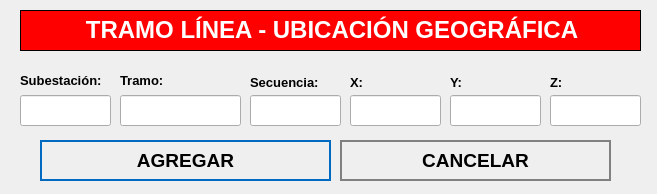
<?xml version="1.0" encoding="UTF-8"?>
<ui version="4.0">
 <class>NewBook</class>
 <widget class="QWidget" name="NewBook">
  <property name="geometry">
   <rect>
    <x>0</x>
    <y>0</y>
    <width>657</width>
    <height>194</height>
   </rect>
  </property>
  <property name="windowTitle">
   <string>Nuevo Registro</string>
  </property>
  <property name="styleSheet">
   <string notr="true">QPushButton
{	
	height: 2em;
 	border-style: solid;
	border-width: 2px;
 	border-color: grey;
	font-weight: bold;
}

QPushButton:hover
{
   	background-color:grey;
	color:white;
}</string>
  </property>
  <widget class="QLabel" name="label">
   <property name="geometry">
    <rect>
     <x>20</x>
     <y>10</y>
     <width>621</width>
     <height>41</height>
    </rect>
   </property>
   <property name="font">
    <font>
     <underline>false</underline>
    </font>
   </property>
   <property name="autoFillBackground">
    <bool>false</bool>
   </property>
   <property name="styleSheet">
    <string notr="true">background-color: red;</string>
   </property>
   <property name="frameShape">
    <enum>QFrame::Box</enum>
   </property>
   <property name="text">
    <string>&lt;html&gt;&lt;head/&gt;&lt;body&gt;&lt;p align=&quot;center&quot;&gt;&lt;span style=&quot; font-size:18pt; font-weight:600; color:#ffffff;&quot;&gt;TRAMO LÍNEA - UBICACIÓN GEOGRÁFICA&lt;/span&gt;&lt;/p&gt;&lt;/body&gt;&lt;/html&gt;</string>
   </property>
  </widget>
  <widget class="QPushButton" name="addButton">
   <property name="geometry">
    <rect>
     <x>40</x>
     <y>140</y>
     <width>291</width>
     <height>41</height>
    </rect>
   </property>
   <property name="font">
    <font>
     <pointsize>14</pointsize>
     <weight>75</weight>
     <bold>true</bold>
    </font>
   </property>
   <property name="cursor">
    <cursorShape>PointingHandCursor</cursorShape>
   </property>
   <property name="styleSheet">
    <string notr="true">QPushButton
{	
	height: 2em;
 	border-style: solid;
	border-width: 2px;
 	border-color: #0069c0;
	font-weight: bold;
}

QPushButton:hover
{
   	background-color:#0069c0;
	color:white;
}</string>
   </property>
   <property name="text">
    <string>AGREGAR</string>
   </property>
   <property name="icon">
    <iconset>
     <normaloff>../assets/icons/add-icon.png</normaloff>../assets/icons/add-icon.png</iconset>
   </property>
   <property name="iconSize">
    <size>
     <width>30</width>
     <height>30</height>
    </size>
   </property>
   <property name="autoDefault">
    <bool>true</bool>
   </property>
   <property name="default">
    <bool>true</bool>
   </property>
   <property name="flat">
    <bool>true</bool>
   </property>
  </widget>
  <widget class="QPushButton" name="cancelButton">
   <property name="geometry">
    <rect>
     <x>340</x>
     <y>140</y>
     <width>271</width>
     <height>41</height>
    </rect>
   </property>
   <property name="font">
    <font>
     <pointsize>14</pointsize>
     <weight>75</weight>
     <bold>true</bold>
    </font>
   </property>
   <property name="cursor">
    <cursorShape>PointingHandCursor</cursorShape>
   </property>
   <property name="styleSheet">
    <string notr="true">QPushButton
{	
	height: 2em;
 	border-style: solid;
	border-width: 2px;
 	border-color: grey;
	font-weight: bold;
}

QPushButton:hover
{
   	background-color:grey;
	color:white;
}</string>
   </property>
   <property name="text">
    <string>CANCELAR</string>
   </property>
   <property name="icon">
    <iconset>
     <normaloff>../assets/icons/cancel-icon.png</normaloff>../assets/icons/cancel-icon.png</iconset>
   </property>
   <property name="iconSize">
    <size>
     <width>30</width>
     <height>30</height>
    </size>
   </property>
   <property name="autoDefault">
    <bool>true</bool>
   </property>
   <property name="default">
    <bool>true</bool>
   </property>
   <property name="flat">
    <bool>true</bool>
   </property>
  </widget>
  <widget class="QLineEdit" name="inputX">
   <property name="geometry">
    <rect>
     <x>350</x>
     <y>95</y>
     <width>91</width>
     <height>31</height>
    </rect>
   </property>
   <property name="font">
    <font>
     <pointsize>12</pointsize>
    </font>
   </property>
   <property name="maxLength">
    <number>14</number>
   </property>
  </widget>
  <widget class="QLabel" name="label_area_2">
   <property name="geometry">
    <rect>
     <x>120</x>
     <y>70</y>
     <width>121</width>
     <height>21</height>
    </rect>
   </property>
   <property name="text">
    <string>&lt;html&gt;&lt;head/&gt;&lt;body&gt;&lt;p&gt;&lt;span style=&quot; font-size:10pt; font-weight:600;&quot;&gt;Tramo:&lt;/span&gt;&lt;/p&gt;&lt;/body&gt;&lt;/html&gt;</string>
   </property>
  </widget>
  <widget class="QLabel" name="label_horaSalida_3">
   <property name="geometry">
    <rect>
     <x>450</x>
     <y>70</y>
     <width>81</width>
     <height>25</height>
    </rect>
   </property>
   <property name="text">
    <string>&lt;html&gt;&lt;head/&gt;&lt;body&gt;&lt;p&gt;&lt;span style=&quot; font-size:10pt; font-weight:600;&quot;&gt;Y:&lt;/span&gt;&lt;/p&gt;&lt;/body&gt;&lt;/html&gt;</string>
   </property>
  </widget>
  <widget class="QLineEdit" name="inputCodigo">
   <property name="geometry">
    <rect>
     <x>20</x>
     <y>95</y>
     <width>91</width>
     <height>31</height>
    </rect>
   </property>
   <property name="font">
    <font>
     <pointsize>12</pointsize>
    </font>
   </property>
  </widget>
  <widget class="QLabel" name="label_motivoVisita_3">
   <property name="geometry">
    <rect>
     <x>250</x>
     <y>70</y>
     <width>101</width>
     <height>25</height>
    </rect>
   </property>
   <property name="text">
    <string>&lt;html&gt;&lt;head/&gt;&lt;body&gt;&lt;p&gt;&lt;span style=&quot; font-size:10pt; font-weight:600;&quot;&gt;Secuencia:&lt;/span&gt;&lt;/p&gt;&lt;/body&gt;&lt;/html&gt;</string>
   </property>
  </widget>
  <widget class="QLabel" name="label_autoriza">
   <property name="geometry">
    <rect>
     <x>20</x>
     <y>70</y>
     <width>101</width>
     <height>21</height>
    </rect>
   </property>
   <property name="text">
    <string>&lt;html&gt;&lt;head/&gt;&lt;body&gt;&lt;p&gt;&lt;span style=&quot; font-size:10pt; font-weight:600;&quot;&gt;Subestación:&lt;/span&gt;&lt;/p&gt;&lt;/body&gt;&lt;/html&gt;</string>
   </property>
  </widget>
  <widget class="QLineEdit" name="inputSecuencia">
   <property name="geometry">
    <rect>
     <x>250</x>
     <y>95</y>
     <width>91</width>
     <height>31</height>
    </rect>
   </property>
   <property name="font">
    <font>
     <pointsize>12</pointsize>
    </font>
   </property>
  </widget>
  <widget class="QLineEdit" name="inputBarra">
   <property name="geometry">
    <rect>
     <x>120</x>
     <y>95</y>
     <width>121</width>
     <height>31</height>
    </rect>
   </property>
   <property name="font">
    <font>
     <pointsize>12</pointsize>
    </font>
   </property>
  </widget>
  <widget class="QLineEdit" name="inputY">
   <property name="geometry">
    <rect>
     <x>450</x>
     <y>95</y>
     <width>91</width>
     <height>31</height>
    </rect>
   </property>
   <property name="font">
    <font>
     <pointsize>12</pointsize>
    </font>
   </property>
   <property name="maxLength">
    <number>14</number>
   </property>
  </widget>
  <widget class="QLabel" name="label_horaIngreso_3">
   <property name="geometry">
    <rect>
     <x>350</x>
     <y>70</y>
     <width>71</width>
     <height>25</height>
    </rect>
   </property>
   <property name="text">
    <string>&lt;html&gt;&lt;head/&gt;&lt;body&gt;&lt;p&gt;&lt;span style=&quot; font-size:10pt; font-weight:600;&quot;&gt;X:&lt;/span&gt;&lt;/p&gt;&lt;/body&gt;&lt;/html&gt;</string>
   </property>
  </widget>
  <widget class="QLineEdit" name="inputZ">
   <property name="geometry">
    <rect>
     <x>550</x>
     <y>95</y>
     <width>91</width>
     <height>31</height>
    </rect>
   </property>
   <property name="font">
    <font>
     <pointsize>12</pointsize>
    </font>
   </property>
   <property name="maxLength">
    <number>14</number>
   </property>
  </widget>
  <widget class="QLabel" name="label_horaSalida_4">
   <property name="geometry">
    <rect>
     <x>550</x>
     <y>70</y>
     <width>81</width>
     <height>25</height>
    </rect>
   </property>
   <property name="text">
    <string>&lt;html&gt;&lt;head/&gt;&lt;body&gt;&lt;p&gt;&lt;span style=&quot; font-size:10pt; font-weight:600;&quot;&gt;Z:&lt;/span&gt;&lt;/p&gt;&lt;/body&gt;&lt;/html&gt;</string>
   </property>
  </widget>
 </widget>
 <tabstops>
  <tabstop>addButton</tabstop>
  <tabstop>cancelButton</tabstop>
 </tabstops>
 <resources/>
 <connections/>
</ui>
